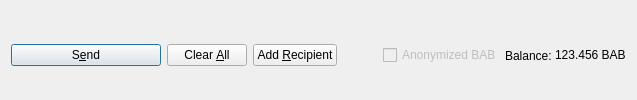
         <widget class="QFrame" name="frame_Send">
          <layout class="QHBoxLayout" name="horizontalLayout">
           <property name="bottomMargin">
            <number>0</number>
           </property>
           <item>
            <widget class="QPushButton" name="sendButton">
             <property name="minimumSize">
              <size>
               <width>150</width>
               <height>0</height>
              </size>
             </property>
             <property name="toolTip">
              <string>Confirm the send action</string>
             </property>
             <property name="text">
              <string>S&amp;end</string>
             </property>
             <property name="icon">
              <iconset resource="../basecoin.qrc">
               <normaloff>:/icons/send</normaloff>:/icons/send</iconset>
             </property>
             <property name="autoDefault">
              <bool>false</bool>
             </property>
             <property name="default">
              <bool>true</bool>
             </property>
            </widget>
           </item>
           <item>
            <widget class="QPushButton" name="clearButton">
             <property name="sizePolicy">
              <sizepolicy hsizetype="Minimum" vsizetype="Fixed">
               <horstretch>0</horstretch>
               <verstretch>0</verstretch>
              </sizepolicy>
             </property>
             <property name="toolTip">
              <string>Clear all fields of the form.</string>
             </property>
             <property name="text">
              <string>Clear &amp;All</string>
             </property>
             <property name="icon">
              <iconset resource="../basecoin.qrc">
               <normaloff>:/icons/remove</normaloff>:/icons/remove</iconset>
             </property>
             <property name="autoDefault">
              <bool>false</bool>
             </property>
            </widget>
           </item>
           <item>
            <widget class="QPushButton" name="addButton">
             <property name="toolTip">
              <string>Send to multiple recipients at once</string>
             </property>
             <property name="text">
              <string>Add &amp;Recipient</string>
             </property>
             <property name="icon">
              <iconset resource="../basecoin.qrc">
               <normaloff>:/icons/add</normaloff>:/icons/add</iconset>
             </property>
             <property name="autoDefault">
              <bool>false</bool>
             </property>
            </widget>
           </item>
           <item>
            <spacer name="horizontalSpacer">
             <property name="orientation">
              <enum>Qt::Horizontal</enum>
             </property>
             <property name="sizeHint" stdset="0">
              <size>
               <width>40</width>
               <height>20</height>
              </size>
             </property>
            </spacer>
           </item>
           <item>
            <layout class="QHBoxLayout" name="horizontalLayout_2">
             <property name="spacing">
              <number>3</number>
             </property>
             <item>
              <widget class="QCheckBox" name="checkzBAB">
               <property name="enabled">
                <bool>false</bool>
               </property>
               <property name="text">
                <string>Anonymized BAB</string>
               </property>
              </widget>
             </item>
             <item>
              <widget class="QLabel" name="label">
               <property name="text">
                <string>Balance:</string>
               </property>
              </widget>
             </item>
             <item>
              <widget class="QLabel" name="labelBalance">
               <property name="sizePolicy">
                <sizepolicy hsizetype="Preferred" vsizetype="Fixed">
                 <horstretch>0</horstretch>
                 <verstretch>0</verstretch>
                </sizepolicy>
               </property>
               <property name="cursor">
                <cursorShape>IBeamCursor</cursorShape>
               </property>
               <property name="text">
                <string notr="true">123.456 BAB</string>
               </property>
               <property name="textInteractionFlags">
                <set>Qt::LinksAccessibleByMouse|Qt::TextSelectableByKeyboard|Qt::TextSelectableByMouse</set>
               </property>
              </widget>
             </item>
            </layout>
           </item>
          </layout>
         </widget>
